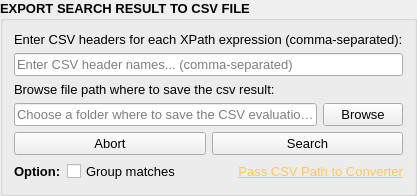
             <widget class="QGroupBox" name="group_box_export_to_csv">
              <property name="sizePolicy">
               <sizepolicy hsizetype="Preferred" vsizetype="Preferred">
                <horstretch>0</horstretch>
                <verstretch>0</verstretch>
               </sizepolicy>
              </property>
              <property name="font">
               <font>
                <family>Microsoft YaHei UI</family>
                <pointsize>10</pointsize>
                <italic>false</italic>
                <bold>true</bold>
                <underline>false</underline>
                <strikeout>false</strikeout>
               </font>
              </property>
              <property name="title">
               <string>EXPORT SEARCH RESULT TO CSV FILE</string>
              </property>
              <layout class="QVBoxLayout" name="verticalLayout_11">
               <item>
                <widget class="QLabel" name="label_csv_headers_info">
                 <property name="sizePolicy">
                  <sizepolicy hsizetype="Minimum" vsizetype="Preferred">
                   <horstretch>0</horstretch>
                   <verstretch>0</verstretch>
                  </sizepolicy>
                 </property>
                 <property name="font">
                  <font>
                   <family>Microsoft YaHei UI</family>
                   <pointsize>10</pointsize>
                   <italic>false</italic>
                   <bold>false</bold>
                   <underline>false</underline>
                   <strikeout>false</strikeout>
                  </font>
                 </property>
                 <property name="text">
                  <string>Enter CSV headers for each XPath expression (comma-separated):</string>
                 </property>
                </widget>
               </item>
               <item>
                <layout class="QHBoxLayout" name="hor_layout_csv_headers">
                 <item>
                  <widget class="QLineEdit" name="line_edit_csv_headers_input">
                   <property name="sizePolicy">
                    <sizepolicy hsizetype="Expanding" vsizetype="Fixed">
                     <horstretch>0</horstretch>
                     <verstretch>0</verstretch>
                    </sizepolicy>
                   </property>
                   <property name="font">
                    <font>
                     <family>Microsoft YaHei UI</family>
                     <pointsize>10</pointsize>
                     <italic>false</italic>
                     <bold>false</bold>
                     <underline>false</underline>
                     <strikeout>false</strikeout>
                    </font>
                   </property>
                   <property name="placeholderText">
                    <string>Enter CSV header names... (comma-separated)</string>
                   </property>
                   <property name="clearButtonEnabled">
                    <bool>true</bool>
                   </property>
                  </widget>
                 </item>
                </layout>
               </item>
               <item>
                <widget class="QLabel" name="label_csv_export_input">
                 <property name="sizePolicy">
                  <sizepolicy hsizetype="Minimum" vsizetype="Preferred">
                   <horstretch>0</horstretch>
                   <verstretch>0</verstretch>
                  </sizepolicy>
                 </property>
                 <property name="font">
                  <font>
                   <family>Microsoft YaHei UI</family>
                   <pointsize>10</pointsize>
                   <italic>false</italic>
                   <bold>false</bold>
                   <underline>false</underline>
                   <strikeout>false</strikeout>
                  </font>
                 </property>
                 <property name="text">
                  <string>Browse file path where to save the csv result:</string>
                 </property>
                </widget>
               </item>
               <item>
                <layout class="QHBoxLayout" name="hor_layout_csv_input_and_export">
                 <item>
                  <widget class="QLineEdit" name="line_edit_csv_output_path">
                   <property name="font">
                    <font>
                     <family>Microsoft YaHei UI</family>
                     <pointsize>10</pointsize>
                     <italic>false</italic>
                     <bold>false</bold>
                     <underline>false</underline>
                     <strikeout>false</strikeout>
                    </font>
                   </property>
                   <property name="placeholderText">
                    <string>Choose a folder where to save the CSV evaluation...</string>
                   </property>
                   <property name="clearButtonEnabled">
                    <bool>true</bool>
                   </property>
                  </widget>
                 </item>
                 <item>
                  <widget class="QPushButton" name="button_browse_csv">
                   <property name="font">
                    <font>
                     <family>Microsoft YaHei UI</family>
                     <pointsize>10</pointsize>
                     <italic>false</italic>
                     <bold>false</bold>
                     <underline>false</underline>
                     <strikeout>false</strikeout>
                    </font>
                   </property>
                   <property name="toolTip">
                    <string>Choose the folder and filename where the results CSV will be saved.</string>
                   </property>
                   <property name="text">
                    <string>Browse</string>
                   </property>
                  </widget>
                 </item>
                </layout>
               </item>
               <item>
                <layout class="QHBoxLayout" name="hor_layout_button_export_and_abort">
                 <item>
                  <widget class="QPushButton" name="button_abort_csv_export">
                   <property name="enabled">
                    <bool>true</bool>
                   </property>
                   <property name="font">
                    <font>
                     <family>Microsoft YaHei UI</family>
                     <pointsize>10</pointsize>
                     <italic>false</italic>
                     <bold>false</bold>
                     <underline>false</underline>
                     <strikeout>false</strikeout>
                    </font>
                   </property>
                   <property name="toolTip">
                    <string>Stop the current operation.</string>
                   </property>
                   <property name="text">
                    <string>Abort</string>
                   </property>
                   <property name="flat">
                    <bool>false</bool>
                   </property>
                  </widget>
                 </item>
                 <item>
                  <widget class="QPushButton" name="button_start_csv_export">
                   <property name="font">
                    <font>
                     <family>Microsoft YaHei UI</family>
                     <pointsize>10</pointsize>
                     <italic>false</italic>
                     <bold>false</bold>
                     <underline>false</underline>
                     <strikeout>false</strikeout>
                    </font>
                   </property>
                   <property name="toolTip">
                    <string>Search the XML files and export the results to the CSV file.</string>
                   </property>
                   <property name="text">
                    <string>Search</string>
                   </property>
                  </widget>
                 </item>
                </layout>
               </item>
               <item>
                <layout class="QHBoxLayout" name="horizontalLayout_2">
                 <item>
                  <widget class="QLabel" name="label_options">
                   <property name="sizePolicy">
                    <sizepolicy hsizetype="Maximum" vsizetype="Preferred">
                     <horstretch>0</horstretch>
                     <verstretch>0</verstretch>
                    </sizepolicy>
                   </property>
                   <property name="font">
                    <font>
                     <family>Microsoft YaHei UI</family>
                     <pointsize>10</pointsize>
                     <italic>false</italic>
                     <bold>true</bold>
                     <underline>false</underline>
                     <strikeout>false</strikeout>
                    </font>
                   </property>
                   <property name="text">
                    <string>Option:</string>
                   </property>
                  </widget>
                 </item>
                 <item>
                  <widget class="QCheckBox" name="checkbox_group_matches">
                   <property name="sizePolicy">
                    <sizepolicy hsizetype="Preferred" vsizetype="Fixed">
                     <horstretch>0</horstretch>
                     <verstretch>0</verstretch>
                    </sizepolicy>
                   </property>
                   <property name="font">
                    <font>
                     <family>Microsoft YaHei UI</family>
                     <pointsize>10</pointsize>
                     <italic>false</italic>
                     <bold>false</bold>
                     <underline>false</underline>
                     <strikeout>false</strikeout>
                    </font>
                   </property>
                   <property name="toolTip">
                    <string>Group matches in the CSV using semicolons; if unchecked, each match is written to a separate row.</string>
                   </property>
                   <property name="text">
                    <string>Group matches</string>
                   </property>
                   <property name="checked">
                    <bool>false</bool>
                   </property>
                  </widget>
                 </item>
                 <item>
                  <widget class="QLabel" name="button_pass_csv_to_converter">
                   <property name="font">
                    <font>
                     <family>Microsoft YaHei UI</family>
                     <pointsize>10</pointsize>
                     <italic>false</italic>
                     <bold>false</bold>
                     <underline>false</underline>
                     <strikeout>false</strikeout>
                    </font>
                   </property>
                   <property name="layoutDirection">
                    <enum>Qt::LayoutDirection::LeftToRight</enum>
                   </property>
                   <property name="styleSheet">
                    <string notr="true"/>
                   </property>
                   <property name="frameShape">
                    <enum>QFrame::Shape::NoFrame</enum>
                   </property>
                   <property name="frameShadow">
                    <enum>QFrame::Shadow::Plain</enum>
                   </property>
                   <property name="text">
                    <string>&lt;a href=&quot;#&quot; style=&quot;color: #ffc857&quot;&gt;Pass CSV Path to Converter&lt;/a&gt;</string>
                   </property>
                   <property name="alignment">
                    <set>Qt::AlignmentFlag::AlignRight|Qt::AlignmentFlag::AlignTrailing|Qt::AlignmentFlag::AlignVCenter</set>
                   </property>
                  </widget>
                 </item>
                </layout>
               </item>
              </layout>
             </widget>
